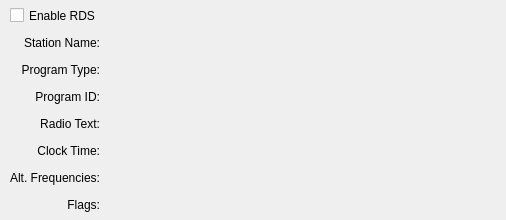
<?xml version="1.0" encoding="UTF-8"?>
<ui version="4.0">
 <class>DockRDS</class>
 <widget class="QDockWidget" name="DockRDS">
  <property name="enabled">
   <bool>true</bool>
  </property>
  <property name="geometry">
   <rect>
    <x>0</x>
    <y>0</y>
    <width>506</width>
    <height>220</height>
   </rect>
  </property>
  <property name="minimumSize">
   <size>
    <width>94</width>
    <height>119</height>
   </size>
  </property>
  <property name="allowedAreas">
   <set>Qt::LeftDockWidgetArea|Qt::RightDockWidgetArea</set>
  </property>
  <property name="windowTitle">
   <string>RDS</string>
  </property>
  <widget class="QWidget" name="dockWidgetContents">
   <layout class="QHBoxLayout" name="horizontalLayout">
    <property name="leftMargin">
     <number>5</number>
    </property>
    <property name="topMargin">
     <number>0</number>
    </property>
    <property name="rightMargin">
     <number>5</number>
    </property>
    <property name="bottomMargin">
     <number>0</number>
    </property>
    <item>
     <widget class="QScrollArea" name="scrollArea">
      <property name="frameShape">
       <enum>QFrame::NoFrame</enum>
      </property>
      <property name="frameShadow">
       <enum>QFrame::Sunken</enum>
      </property>
      <property name="widgetResizable">
       <bool>true</bool>
      </property>
      <widget class="QWidget" name="scrollAreaWidgetContents">
       <property name="geometry">
        <rect>
         <x>0</x>
         <y>0</y>
         <width>496</width>
         <height>195</height>
        </rect>
       </property>
       <layout class="QGridLayout" name="gridLayout">
        <property name="leftMargin">
         <number>5</number>
        </property>
        <property name="topMargin">
         <number>5</number>
        </property>
        <property name="rightMargin">
         <number>5</number>
        </property>
        <property name="bottomMargin">
         <number>5</number>
        </property>
        <item row="4" column="0">
         <widget class="QLabel" name="label_4">
          <property name="sizePolicy">
           <sizepolicy hsizetype="Minimum" vsizetype="Preferred">
            <horstretch>0</horstretch>
            <verstretch>0</verstretch>
           </sizepolicy>
          </property>
          <property name="text">
           <string>Program ID:</string>
          </property>
          <property name="alignment">
           <set>Qt::AlignRight|Qt::AlignTrailing|Qt::AlignVCenter</set>
          </property>
         </widget>
        </item>
        <item row="3" column="0">
         <widget class="QLabel" name="label_3">
          <property name="sizePolicy">
           <sizepolicy hsizetype="Minimum" vsizetype="Preferred">
            <horstretch>0</horstretch>
            <verstretch>0</verstretch>
           </sizepolicy>
          </property>
          <property name="text">
           <string>Program Type:</string>
          </property>
          <property name="alignment">
           <set>Qt::AlignRight|Qt::AlignTrailing|Qt::AlignVCenter</set>
          </property>
         </widget>
        </item>
        <item row="7" column="1">
         <widget class="QLabel" name="alt_freq">
          <property name="sizePolicy">
           <sizepolicy hsizetype="MinimumExpanding" vsizetype="Preferred">
            <horstretch>0</horstretch>
            <verstretch>0</verstretch>
           </sizepolicy>
          </property>
          <property name="maximumSize">
           <size>
            <width>16777215</width>
            <height>16777215</height>
           </size>
          </property>
          <property name="text">
           <string/>
          </property>
         </widget>
        </item>
        <item row="8" column="0">
         <widget class="QLabel" name="label_2">
          <property name="sizePolicy">
           <sizepolicy hsizetype="Minimum" vsizetype="Preferred">
            <horstretch>0</horstretch>
            <verstretch>0</verstretch>
           </sizepolicy>
          </property>
          <property name="text">
           <string>Flags:</string>
          </property>
          <property name="alignment">
           <set>Qt::AlignRight|Qt::AlignTrailing|Qt::AlignVCenter</set>
          </property>
         </widget>
        </item>
        <item row="8" column="1">
         <widget class="QLabel" name="flags">
          <property name="sizePolicy">
           <sizepolicy hsizetype="MinimumExpanding" vsizetype="Preferred">
            <horstretch>0</horstretch>
            <verstretch>0</verstretch>
           </sizepolicy>
          </property>
          <property name="maximumSize">
           <size>
            <width>16777215</width>
            <height>16777215</height>
           </size>
          </property>
          <property name="text">
           <string/>
          </property>
         </widget>
        </item>
        <item row="2" column="0">
         <widget class="QLabel" name="label">
          <property name="sizePolicy">
           <sizepolicy hsizetype="Minimum" vsizetype="Preferred">
            <horstretch>0</horstretch>
            <verstretch>0</verstretch>
           </sizepolicy>
          </property>
          <property name="text">
           <string>Station Name:</string>
          </property>
          <property name="alignment">
           <set>Qt::AlignRight|Qt::AlignTrailing|Qt::AlignVCenter</set>
          </property>
         </widget>
        </item>
        <item row="5" column="1">
         <widget class="QLabel" name="radiotext">
          <property name="sizePolicy">
           <sizepolicy hsizetype="MinimumExpanding" vsizetype="Preferred">
            <horstretch>0</horstretch>
            <verstretch>0</verstretch>
           </sizepolicy>
          </property>
          <property name="minimumSize">
           <size>
            <width>0</width>
            <height>0</height>
           </size>
          </property>
          <property name="text">
           <string/>
          </property>
         </widget>
        </item>
        <item row="6" column="0">
         <widget class="QLabel" name="label_6">
          <property name="sizePolicy">
           <sizepolicy hsizetype="Minimum" vsizetype="Preferred">
            <horstretch>0</horstretch>
            <verstretch>0</verstretch>
           </sizepolicy>
          </property>
          <property name="text">
           <string>Clock Time:</string>
          </property>
          <property name="alignment">
           <set>Qt::AlignRight|Qt::AlignTrailing|Qt::AlignVCenter</set>
          </property>
         </widget>
        </item>
        <item row="5" column="0">
         <widget class="QLabel" name="label_5">
          <property name="sizePolicy">
           <sizepolicy hsizetype="Minimum" vsizetype="Preferred">
            <horstretch>0</horstretch>
            <verstretch>0</verstretch>
           </sizepolicy>
          </property>
          <property name="text">
           <string>Radio Text:</string>
          </property>
          <property name="alignment">
           <set>Qt::AlignRight|Qt::AlignTrailing|Qt::AlignVCenter</set>
          </property>
         </widget>
        </item>
        <item row="3" column="1">
         <widget class="QLabel" name="program_type">
          <property name="sizePolicy">
           <sizepolicy hsizetype="MinimumExpanding" vsizetype="Preferred">
            <horstretch>0</horstretch>
            <verstretch>0</verstretch>
           </sizepolicy>
          </property>
          <property name="minimumSize">
           <size>
            <width>0</width>
            <height>0</height>
           </size>
          </property>
          <property name="text">
           <string/>
          </property>
         </widget>
        </item>
        <item row="2" column="1">
         <widget class="QLabel" name="station_name">
          <property name="sizePolicy">
           <sizepolicy hsizetype="MinimumExpanding" vsizetype="Preferred">
            <horstretch>0</horstretch>
            <verstretch>0</verstretch>
           </sizepolicy>
          </property>
          <property name="minimumSize">
           <size>
            <width>0</width>
            <height>0</height>
           </size>
          </property>
          <property name="text">
           <string/>
          </property>
         </widget>
        </item>
        <item row="4" column="1">
         <widget class="QLabel" name="program_information">
          <property name="sizePolicy">
           <sizepolicy hsizetype="MinimumExpanding" vsizetype="Preferred">
            <horstretch>0</horstretch>
            <verstretch>0</verstretch>
           </sizepolicy>
          </property>
          <property name="minimumSize">
           <size>
            <width>0</width>
            <height>0</height>
           </size>
          </property>
          <property name="text">
           <string/>
          </property>
         </widget>
        </item>
        <item row="6" column="1">
         <widget class="QLabel" name="clocktime">
          <property name="sizePolicy">
           <sizepolicy hsizetype="MinimumExpanding" vsizetype="Preferred">
            <horstretch>0</horstretch>
            <verstretch>0</verstretch>
           </sizepolicy>
          </property>
          <property name="maximumSize">
           <size>
            <width>16777215</width>
            <height>16777215</height>
           </size>
          </property>
          <property name="text">
           <string/>
          </property>
         </widget>
        </item>
        <item row="7" column="0">
         <widget class="QLabel" name="label_7">
          <property name="sizePolicy">
           <sizepolicy hsizetype="Minimum" vsizetype="Preferred">
            <horstretch>0</horstretch>
            <verstretch>0</verstretch>
           </sizepolicy>
          </property>
          <property name="text">
           <string>Alt. Frequencies:</string>
          </property>
          <property name="alignment">
           <set>Qt::AlignRight|Qt::AlignTrailing|Qt::AlignVCenter</set>
          </property>
         </widget>
        </item>
        <item row="1" column="0" colspan="2">
         <widget class="QCheckBox" name="rdsCheckbox">
          <property name="sizePolicy">
           <sizepolicy hsizetype="Preferred" vsizetype="Preferred">
            <horstretch>0</horstretch>
            <verstretch>0</verstretch>
           </sizepolicy>
          </property>
          <property name="mouseTracking">
           <bool>true</bool>
          </property>
          <property name="focusPolicy">
           <enum>Qt::StrongFocus</enum>
          </property>
          <property name="toolTip">
           <string>Enable or disable decoding of RDS data</string>
          </property>
          <property name="text">
           <string>Enable RDS</string>
          </property>
         </widget>
        </item>
       </layout>
      </widget>
     </widget>
    </item>
   </layout>
  </widget>
 </widget>
 <resources/>
 <connections/>
</ui>
